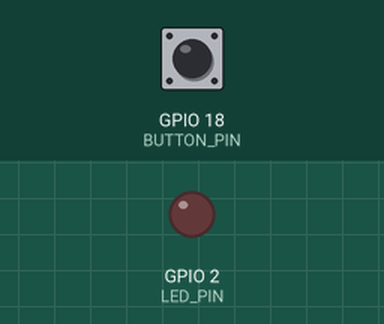
Simulated run of this sketch. Board: ESP32. Parts: output pins drawn as LEDs (lit = HIGH). Dashed ring = blinking. Inputs (shaded band) come from the test bench; at power-on: GPIO 18 (BUTTON_PIN) HIGH. What the sketch prints to the serial monitor is not drawn. At 8.1 s the program puts the board to deep sleep or switches it off; the recording ends there.

Above: at 1.3 s.
1.4 s: GPIO 18 (BUTTON_PIN) pulled LOW for 0.15 s
At 1.75 s:
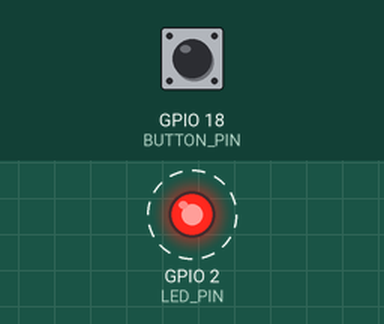
Timing chart, 0 to 8.1 s (numbered marks = the images above; inputs shaded):
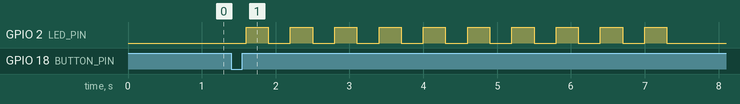

Measured:
- after the input at 1.4 s, GPIO 2 (LED_PIN): alternates HIGH for 0.30 s and LOW for 0.30 s, 20 changes in all, then stays LOW, starting after 0.20 s

The sketch:

sketch.ino
```cpp
#include "esp_sleep.h"

#define BUTTON_PIN 18 //definiranje pina za tipkalo
#define LED_PIN 2 //definiranje pina za led


RTC_DATA_ATTR int wakeCount = 0; //definiranje rtc memorije

void setup() {
  Serial.begin(115200); //pokretanje serial monitora
  delay(500);

  pinMode(LED_PIN, OUTPUT); //led izlaz
  pinMode(BUTTON_PIN, INPUT_PULLUP); //tipkalo ulaz

  wakeCount++;
  Serial.print("Probudio se: ");
  Serial.println(wakeCount);

  Serial.println("Cekam klik tipke...");

  //sustav čeka klik
  while (digitalRead(BUTTON_PIN) == HIGH) {
  }

  delay(200);

  Serial.println("Tipka pritisnuta → radim...");
  //led blinka 10 puta
  for (int i = 0; i < 10; i++) {
    digitalWrite(LED_PIN, HIGH);
    delay(300);
    digitalWrite(LED_PIN, LOW);
    delay(300);
  }

  Serial.println("Zavrseno → idem u sleep");

  esp_sleep_enable_ext0_wakeup(GPIO_NUM_18, 0); //probudi se kad se nešto dogodi na pinu 18

  delay(500);
  esp_deep_sleep_start();
}

void loop() {
  // ne koristi se
}
```
